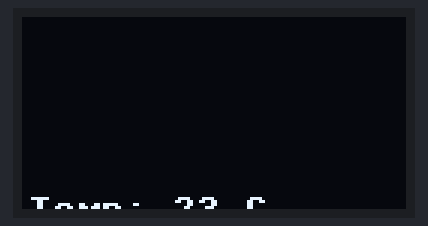
Bench run of a program on a simulated ESP32 board running MicroPython. Parts: 128×64 one-colour display.

Above: at 0.35 s.
At 1.39 s:
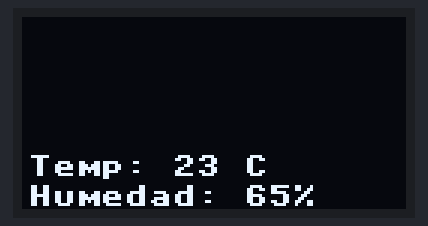
At 2.44 s:
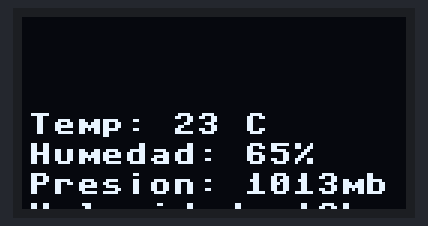
At 4.56 s:
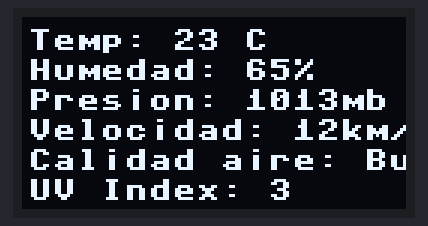
At 6.69 s:
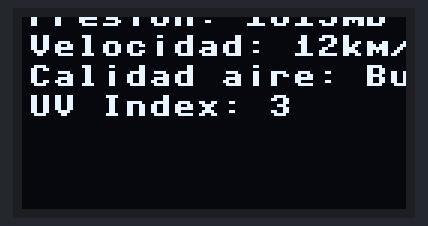
At 8.93 s:
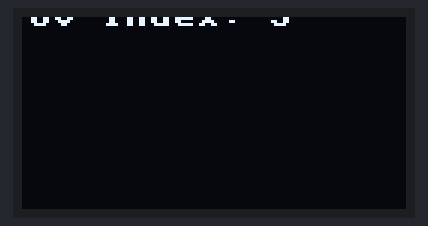

Measured:
- by itself, everything shown: repeats every 9.3 s, in 121 steps

The program:

P2B_scroll_vertical.py
```python
from machine import I2C, Pin
import ssd1306
import time


# Inicialización I2C
i2c = I2C(
    0,
    scl=Pin(22),
    sda=Pin(21),
    freq=400000
)

# Inicialización OLED
oled = ssd1306.SSD1306_I2C(128, 64, i2c)

# Lista de datos simulados
noticias = [
    'Temp: 23 C',
    'Humedad: 65%',
    'Presion: 1013mb',
    'Velocidad: 12km/h',
    'Calidad aire: Buena',
    'UV Index: 3',
]

# Altura total del contenido
ALTURA_TOTAL = len(noticias) * 10 + 64

while True:
    for offset in range(ALTURA_TOTAL):

        oled.fill(0)

        for i, texto in enumerate(noticias):

            # Empieza abajo y sube
            y = i * 10 - offset + 64

            # Solo dibujar si está visible
            if -8 < y < 64:
                oled.text(texto, 2, y, 1)

        oled.show()

        time.sleep_ms(50)
```
